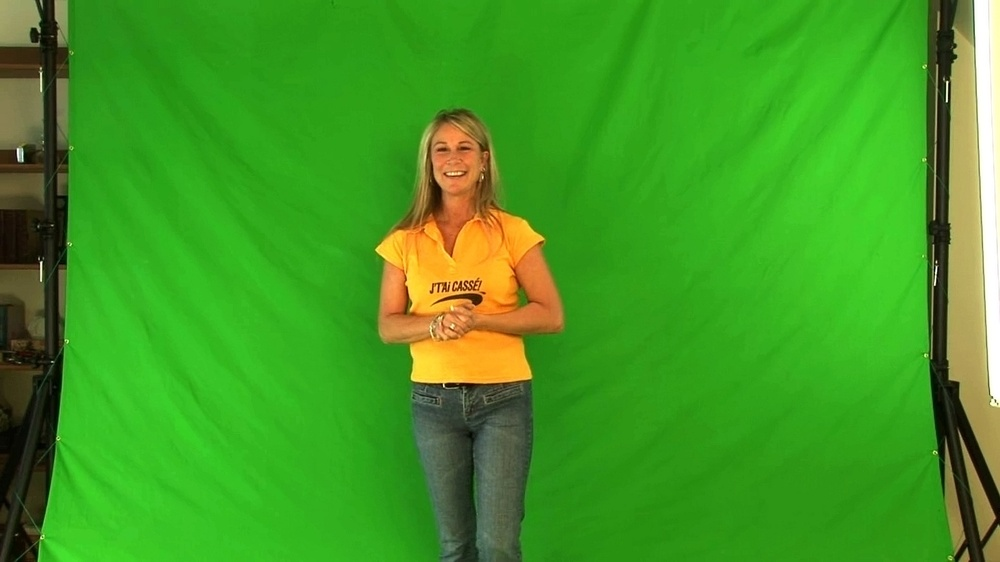
//> input picture assets/chroma_key.jpg, 1000 x 562 px, shrunk from 1920 x 1080 before the run
$ ./colorMain ../assets/chroma_key.jpg   (built with g++ and OpenCV 4)
//> lines starting //> are read from the running program, lines starting //| are printed output that depends on the picture
### libs/coloring.h
#include <opencv2/opencv.hpp>


void rgbToCmy(const cv::Mat& pSrc, cv::Mat& pDst);

void cmyToRgb(const cv::Mat& pSrc, cv::Mat& pDst);

void rgbToHsi(const cv::Mat& pSrc, cv::Mat& pDst);

void hsiToRgb(const cv::Mat& pSrc, cv::Mat& pDst);

void cmyToHsi(const cv::Mat& pSrc, cv::Mat& pDst);

void hsiToCmy(const cv::Mat& pSrc, cv::Mat& pDst);

void sepiaFilter(const cv::Mat& pSrc, cv::Mat& pDst);


void chromaKeying(const cv::Mat& pSrc, cv::Mat& pDst, const cv::Vec3b pColorKey, const cv::Vec3b pEpsilon);

void imageSubtraction(const cv::Mat& pSrc1, const cv::Mat& pSrc2, cv::Mat& pDst);

void thresholding(const cv::Mat& pSrc, cv::Mat& pDst, const uchar pThreshold);

void adjustBrightness(const cv::Mat& pSrc, cv::Mat& pDst, const uchar pBrightness);

void adjustContrast(const cv::Mat& pSrc, cv::Mat& pDst, const float pGain);

void adjustBrightAndContrast(const cv::Mat& pSrc, cv::Mat& pDst, const float pGain, const uchar pBrightness);

float normToTrigFuncInput(double value);

float normToGreatIntervalValues(double value);

### libs/coloring.cpp
#include "coloring.h"
#include <opencv2/opencv.hpp>
#include <cmath>


void rgbToCmy(const cv::Mat& pSrc, cv::Mat& pDst)
{
  pDst = cv::Mat::zeros(pSrc.size(), CV_8UC3);

  for (unsigned int i = 0; i < pSrc.rows; ++i)
  {
    for (unsigned int j = 0; j < pSrc.cols; ++j)
    {
      for (int channel = 0; channel < 3; ++channel)
      {
        pDst.at<cv::Vec3b>(i, j).val[channel] = 255 - pSrc.at<cv::Vec3b>(i, j).val[channel];
      }
    }
  }
}

void cmyToRgb(const cv::Mat& pSrc, cv::Mat& pDst)
{
  // FL: Coloquei o mesmo código do rgbToCmy
  pDst = cv::Mat::zeros(pSrc.size(), CV_8UC3);

  for (unsigned int i = 0; i < pSrc.rows; ++i)
  {
    for (unsigned int j = 0; j < pSrc.cols; ++j)
    {
      for (int channel = 0; channel < 3; ++channel)
      {
        pDst.at<cv::Vec3b>(i, j).val[channel] = 255 - pSrc.at<cv::Vec3b>(i, j).val[channel];
      }
    }
  }
}

void rgbToHsi(const cv::Mat& pSrc, cv::Mat& pDst)
{
  pDst = cv::Mat::zeros(pSrc.size(), CV_8UC3);

  for (unsigned int i = 0; i < pSrc.rows; ++i)
  {
    for (unsigned int j = 0; j < pSrc.cols; ++j)
    {
      double H, S, I, B, G, R, PI = 3.14159265359;

      B = normToTrigFuncInput( pSrc.at<cv::Vec3b>(i, j).val[0] );
      G = normToTrigFuncInput( pSrc.at<cv::Vec3b>(i, j).val[1] );
      R = normToTrigFuncInput( pSrc.at<cv::Vec3b>(i, j).val[2] );

      double theta = std::acos(0.5*((R-G) + (R-B))/std::sqrt(pow((R-G), 2) + (R-B)*(G-B)));

      // FL: Cada canal representará H, S e I
      if (B <= G)
      {
        H = theta; // H
      } else
      {
        H = 2.0*PI - theta; // H
      }
      S = 1.0 - (3.0/(R + G + B))*std::min(R, std::min(G, B)) ; // S
      I = (R + G + B)/3.0; // I


      pDst.at<cv::Vec3b>(i, j).val[0] = normToGreatIntervalValues( H );
      pDst.at<cv::Vec3b>(i, j).val[1] = normToGreatIntervalValues( S );
      pDst.at<cv::Vec3b>(i, j).val[2] = normToGreatIntervalValues( I );
    }
  }
}

void hsiToRgb(const cv::Mat& pSrc, cv::Mat& pDst)
{
  double B, G, R, H, S, I, PI = 3.14159265359;
  pDst = cv::Mat::zeros(pSrc.size(), CV_8UC3);

  for (unsigned int i = 0; i < pSrc.rows; ++i)
  {
    for (unsigned int j = 0; j < pSrc.cols; ++j)
    {
      // FL: Assumindo que os canais da matriz na imagem se comportam dessa maneira abaixo
      H = 2.0*PI*normToTrigFuncInput( pSrc.at<cv::Vec3b>(i, j).val[0] );
      S = normToTrigFuncInput( pSrc.at<cv::Vec3b>(i, j).val[1] );
      I = normToTrigFuncInput( pSrc.at<cv::Vec3b>(i, j).val[2] );

      // FL: Cada canal representará B, G e R
      if ((0.0 <= H) && ((2.0/3.0)*PI > H))
      {
        B = I*(1.0-S); // B
        R = I*(1.0 + (S*std::cos(H))/(std::cos((PI/3.0) - H))); // R
        G = 3.0*I - (R+B); // G
      }
      else if (((2.0/3.0)*PI <= H) && ((4.0/3.0)*PI > H))
      {
        H = H - (2.0/3.0)*PI;

        R = I*(1.0-S); // R
        G = I*(1.0 + (S*std::cos(H))/(std::cos((PI/3.0) - H))); // G
        B = 3.0*I - (R+G); // B
      }
      else if (((4.0/3.0)*PI <= H) && (2.0*PI > H))
      {
        H = H - (4.0/3.0)*PI;

        G = I*(1.0-S); // G
        B = I*(1.0 + (S*std::cos(H))/(std::cos((PI/3.0) - H))); // B
        R = 3.0*I - (G+B); // R
      }

      pDst.at<cv::Vec3b>(i, j).val[0] = normToGreatIntervalValues( B );
      pDst.at<cv::Vec3b>(i, j).val[1] = normToGreatIntervalValues( G );
      pDst.at<cv::Vec3b>(i, j).val[2] = normToGreatIntervalValues( R );
    }
  }
}

void cmyToHsi(const cv::Mat& pSrc, cv::Mat& pDst)
{
  cmyToRgb(pSrc, pDst);
  rgbToHsi(pSrc, pDst);
}

void hsiToCmy(const cv::Mat& pSrc, cv::Mat& pDst)
{
  hsiToRgb(pSrc, pDst);
  rgbToCmy(pSrc, pDst);
}

void sepiaFilter(const cv::Mat& pSrc, cv::Mat& pDst)
{
    pDst = cv::Mat::zeros(pSrc.size(), CV_8UC3);

    for (unsigned int y = 0; y < pSrc.rows; ++y)
    {
        for (unsigned int x = 0; x < pSrc.cols; ++x)
        {
            float blue = (float)pSrc.at<cv::Vec3b>(y,x).val[0];
            float green = (float)pSrc.at<cv::Vec3b>(y,x).val[1];
            float red = (float)pSrc.at<cv::Vec3b>(y,x).val[2];

            int  newBlue = (int)(0.272f * red) + (0.534 * green) + (0.131 * blue);
            int newGreen = (int)(0.349f * red) + (0.686f * green) + (0.168 * blue);
            int   newRed = (int)(0.393f * red) + (0.769f * green) + (0.189 * blue);

            pDst.at<cv::Vec3b>(y,x).val[0] = (uchar)std::max(0, std::min(255, newBlue));
            pDst.at<cv::Vec3b>(y,x).val[1] = (uchar)std::max(0, std::min(255, newGreen));
            pDst.at<cv::Vec3b>(y,x).val[2] = (uchar)std::max(0, std::min(255, newRed));
        }
    }
}


void chromaKeying(const cv::Mat& pSrc, cv::Mat& pDst, const cv::Vec3b pColorKey, const cv::Vec3b pEpsilon)
{
    pDst = cv::Mat::zeros(pSrc.size(), CV_8UC3);


    for (unsigned int y = 0; y < pSrc.rows; ++y)
    {
        for (unsigned int x = 0; x < pSrc.cols; ++x)
        {
            cv::Vec3b intensity = pSrc.at<cv::Vec3b>(y,x);


            //std::cout << intensity << " " << pColorKey << "\n";

            for (unsigned int channel = 0; channel < 3; ++channel)
            {
                if ((intensity.val[channel] > (pColorKey.val[channel] + pEpsilon.val[channel])) || (intensity.val[channel] < (pColorKey.val[channel] - pEpsilon.val[channel])))
                {
                  pDst.at<cv::Vec3b>(y,x) = pSrc.at<cv::Vec3b>(y,x);
                  break;
                }
            }
        }
    }
}


// [87 lines left out: functions imageSubtraction, thresholding, adjustBrightness, adjustContrast, adjustBrightAndContrast, not called in this run]


float normToTrigFuncInput(double value)
{
  //if (127.5 > value)
    //value = value - 127.5;
  return value/190.0;
}

float normToGreatIntervalValues(double value)
{
  return value*190.0;
}

### mains/colorMain.cpp
#include <string>
#include <opencv2/opencv.hpp>
#include <vector>

#include "../libs/coloring.h"


int main(int argc, const char** argv)
{
    if (2 > argc)
    {
        std::cout << "Error: incorrect number of args.\n"
				   << "Usage: " << argv[0] << " <image>\n";
            return -1;
    }

    std::string filename(argv[1]);

    cv::Mat img = cv::imread(filename, cv::IMREAD_COLOR);
//> img is the input picture: 562 rows x 1000 cols, CV_8UC3; mean B, G, R 34.4, 155.5, 65.8

    if (img.empty())
    {
        std::cerr << "Error: Cannot read " << filename << "\n";
        return -1;
    }


    cv::imshow(filename, img); // Imagem original
    cv::Mat cmyImg;
    rgbToCmy(img, cmyImg); // teste
//> after the loop in rgbToCmy, `for (unsigned int i = 0; i < pSrc.rows; ++i)`:
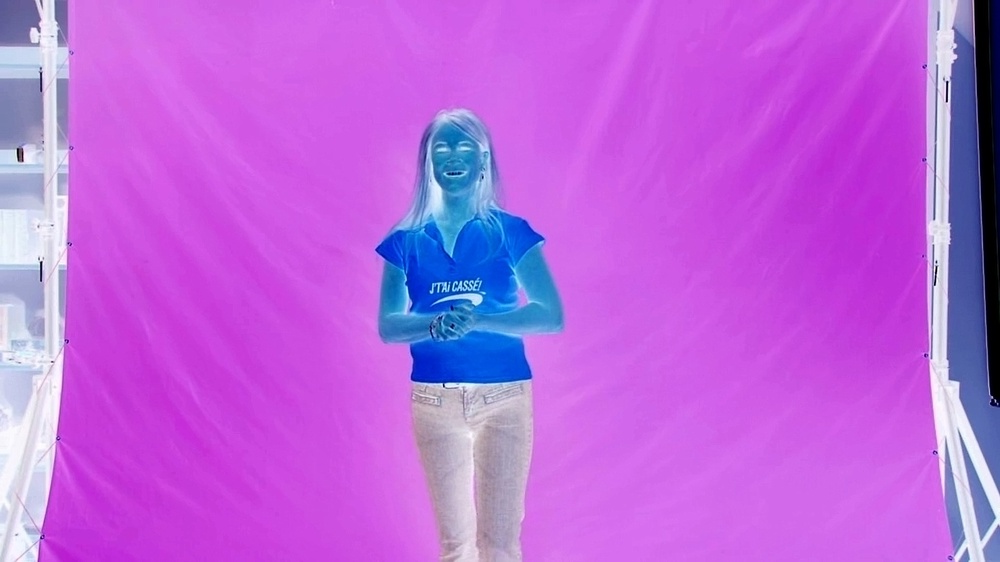
//> pDst: 562 rows x 1000 cols, CV_8UC3; mean B, G, R 220.6, 99.5, 189.2
    cv::imshow("rgbCmy", cmyImg);

    cv::Mat rgbImg;
    cmyToRgb(cmyImg, rgbImg);
    cv::imshow("cmyRgb", rgbImg);


    cv::Mat hsiImg;
    rgbToHsi(img, hsiImg);
//> after the loop in rgbToHsi, `for (unsigned int i = 0; i < pSrc.rows; ++i)`:
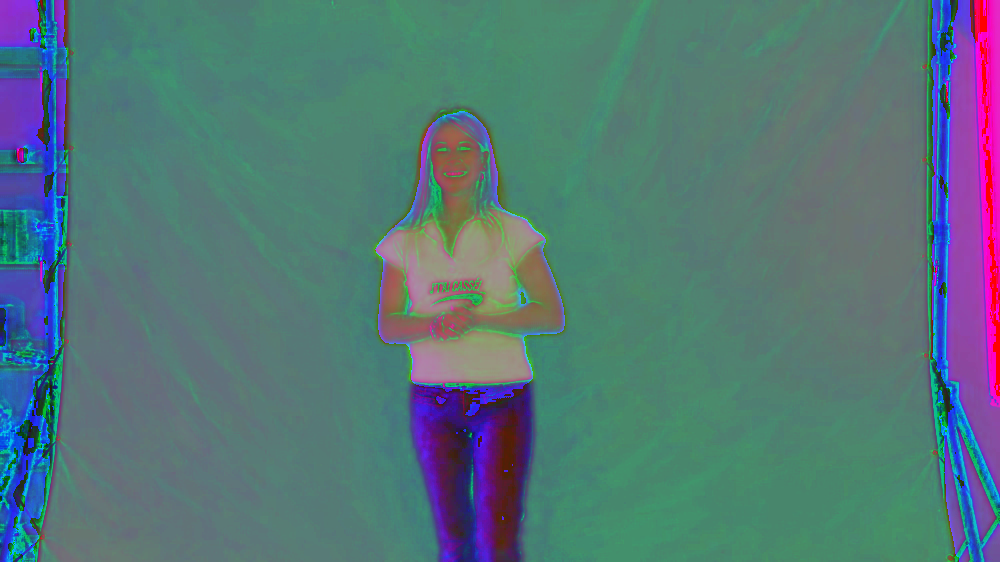
//> pDst: 562 rows x 1000 cols, CV_8UC3; mean B, G, R 120.5, 117.3, 84.9
    cv::imshow("rgbHsi", hsiImg);

    cv::Mat rgbFromHsiImg;
    hsiToRgb(hsiImg, rgbFromHsiImg); // FL: peguei a matriz em hsi para devolver os valores em rgb
//> the loop in hsiToRgb, `for (unsigned int i = 0; i < pSrc.rows; ++i)` made 562 passes
//> (H, S, I, B, R, G) on passes 1 to 3: (6.65, 0.216, 1.21, 1.28, 1.33, 1.23), (6.65, 0.216, 1.21, 1.27, 1.32, 1.23), (6.55, 0.211, 1.21, 1.27, 1.32, 1.22)
//> after the loop in hsiToRgb, `for (unsigned int i = 0; i < pSrc.rows; ++i)`:
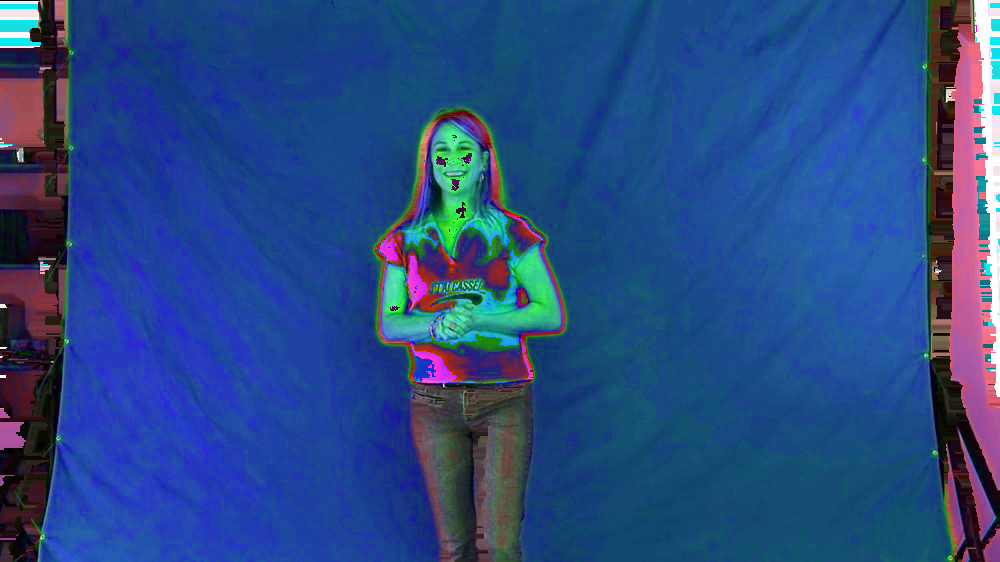
//> pDst: 562 rows x 1000 cols, CV_8UC3; mean B, G, R 132.4, 73.8, 40.9
//> after the loop in hsiToRgb, `for (unsigned int i = 0; i < pSrc.rows; ++i)`: H = 0.838; S = 0.442; I = 0.542; B = 0.706; R = 0.618; G = 0.302
    cv::imshow("hsiRgb", rgbFromHsiImg);

    cv::Mat cmyFromHsiImg;
    hsiToCmy(img, cmyFromHsiImg);
//> the loop in hsiToRgb (call 2), `for (unsigned int i = 0; i < pSrc.rows; ++i)` made 562 passes
//> (H, S, I, B, R, G) on passes 1 to 3: (1.73, 1.34, 1.34, 0.969, 3.5, -0.457), (1.73, 1.34, 1.34, 0.969, 3.5, -0.457), (1.76, 1.34, 1.34, 0.883, 3.58, -0.45)
//> after the loop in hsiToRgb (call 2), `for (unsigned int i = 0; i < pSrc.rows; ++i)`:
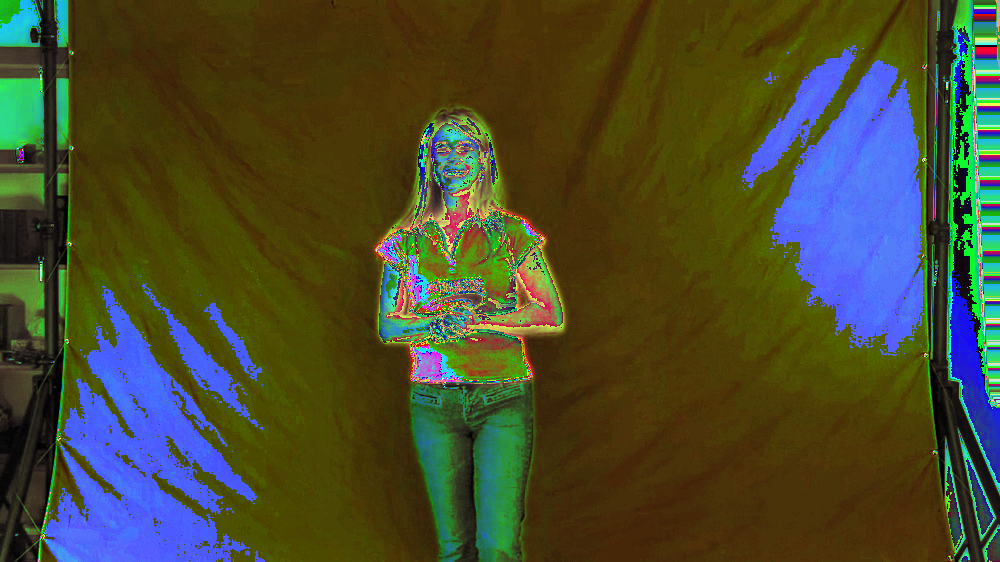
//> pDst: 562 rows x 1000 cols, CV_8UC3; mean B, G, R 47.8, 74.3, 72
    cv::imshow("hsiCmy", cmyFromHsiImg);

    cv::Mat hsiFromCmyImg;
    cmyToHsi(img, hsiFromCmyImg);
    cv::imshow("cmyHsi", hsiFromCmyImg);

    cv::Mat sepiaImg;
    sepiaFilter(img, sepiaImg);
//> after the loop in sepiaFilter, `for (unsigned int y = 0; y < pSrc.rows; ++y)`:
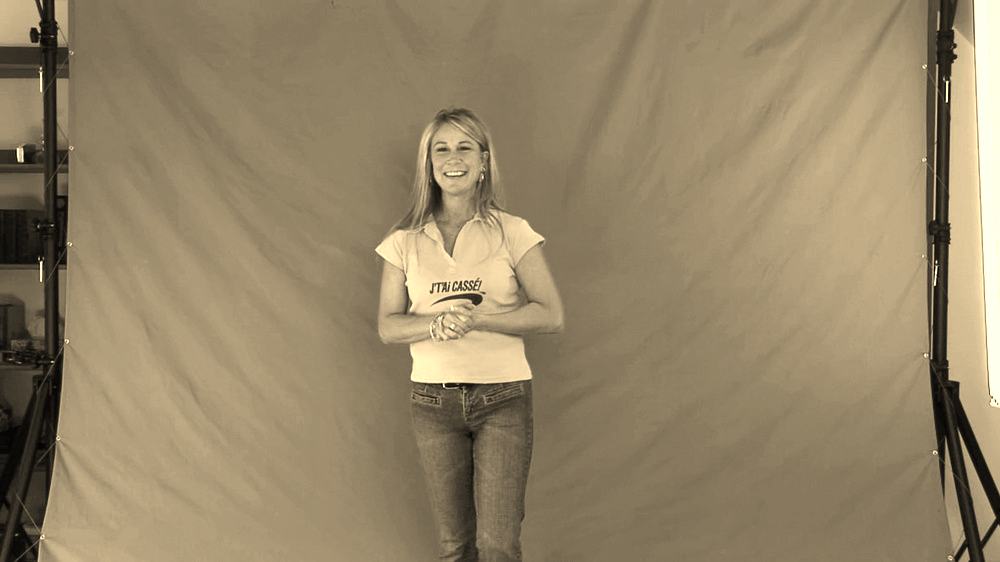
//> pDst: 562 rows x 1000 cols, CV_8UC3; mean B, G, R 104.4, 133.8, 149.7
    cv::imshow("Sepia", sepiaImg);

    cv::Mat chromaImg = cv::imread("../assets/chroma_key.jpg", cv::IMREAD_COLOR);
    cv::Mat keyedMat;
    cv::Vec3b key = {25, 175, 55};
    cv::Vec3b pEpsilon = {25, 80, 25};
    chromaKeying(chromaImg, keyedMat, key, pEpsilon);
//> after the loop in chromaKeying, `for (unsigned int y = 0; y < pSrc.rows; ++y)`:
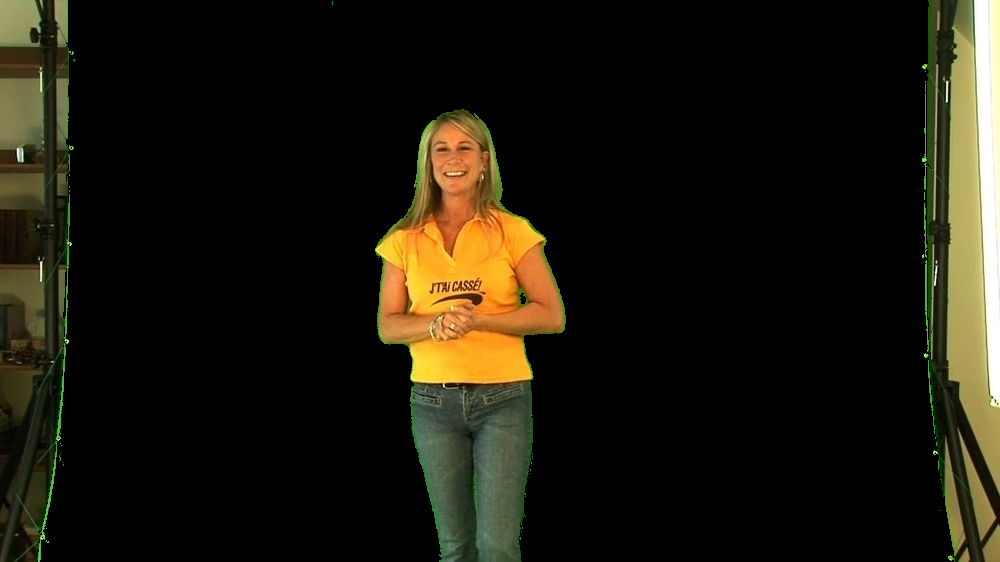
//> pDst: 562 rows x 1000 cols, CV_8UC3; mean B, G, R 13.3, 24.6, 28
    cv::imshow("Chroma Key", keyedMat);

    cv::waitKey();


    return 0;
}
